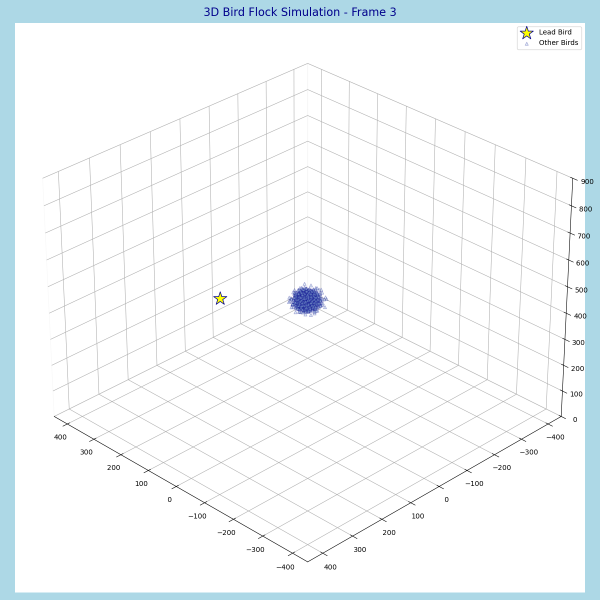
#> input picture plot/frame_0003.png, 1200 x 1200 px (shown at 1/2 size); its folder holds only this picture in this run
$ python get_gif.py
#> lines starting #> are read from the running program, lines starting #| are printed output that depends on the picture
from PIL import Image
import os
os.system('clear')
import pickle as pk
from tqdm import tqdm
import matplotlib.pyplot as plt
from mpl_toolkits.mplot3d import Axes3D
import numpy as np

from PIL import Image, ImageSequence
import os

import cv2
import os
from PIL import Image

# [31 lines left out: function create_mp4_from_images, not called in this run]

def create_compressed_gif(folder_path, gif_name="output.gif", duration=100, loop=1, resize_factor=0.6, optimize=True):
    # Get all image file paths in the folder, sorted by frame number
#> called with folder_path = './plot', gif_name = 'bird_simulation.gif', duration = 100, loop = 1, resize_factor = 0.3, optimize = True
    images = sorted([os.path.join(folder_path, img) for img in os.listdir(folder_path) if img.endswith((".png", ".jpg", ".jpeg"))],
                    key=lambda x: int(x.split('frame_')[1].split('.')[0]))

    # Open images, resize, and reduce color
    frames = []
    for img_path in images:
        img = Image.open(img_path)
#> img is the input picture: PIL image 1200x1200 RGBA; mean R, G, B, A 243.6, 247.8, 249.4, 255

        # Resize each frame based on the resize_factor
        img = img.resize((int(img.width * resize_factor), int(img.height * resize_factor)), Image.LANCZOS)
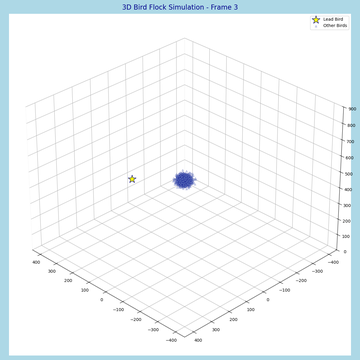
#> img: PIL image 360x360 RGBA; mean R, G, B, A 243.1, 247.3, 249, 255

        # Optionally reduce colors (to 128 colors)
        img = img.convert("P", palette=Image.ADAPTIVE, colors=128) if optimize else img.convert("RGB")
#> img: PIL image 360x360 P

        frames.append(img)

    # Save as compressed GIF
    frames[0].save(
        gif_name,
        save_all=True,
        append_images=frames[1:],
        duration=duration,
        loop=loop,
        optimize=optimize,
        disposal=5  # Clear each frame after display to reduce flicker
    )
    print(f"Compressed GIF created and saved as {gif_name}")


# [50 lines left out: function visualize_simulation, not called in this run]


if __name__ == "__main__":

    # [11 lines of commented-out code are left out]
    create_compressed_gif("./plot", gif_name="bird_simulation.gif", duration=100, loop=1, resize_factor=0.3)

    # create_mp4_from_images("./plot", output_video="bird_simulation.mp4", resize_factor=0.7)

$ run again, on plot/frame_0043.png
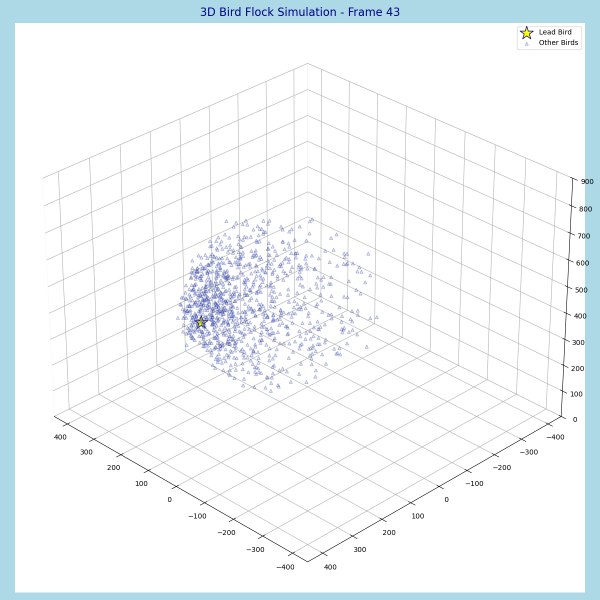
#> input picture plot/frame_0043.png, 1200 x 1200 px (shown at 1/2 size)
#> in create_compressed_gif, img is the input picture: PIL image 1200x1200 RGBA; mean R, G, B, A 242.4, 246.7, 248.9, 255
#> in create_compressed_gif, `img = img.resize((int(img.width * resize_factor), int(img.height * res..`:
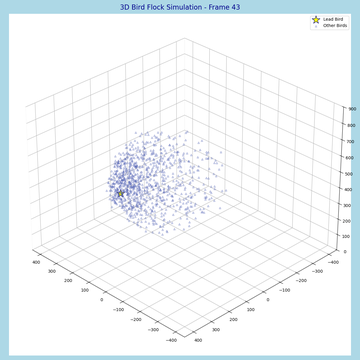
#> img: PIL image 360x360 RGBA; mean R, G, B, A 241.9, 246.2, 248.5, 255
